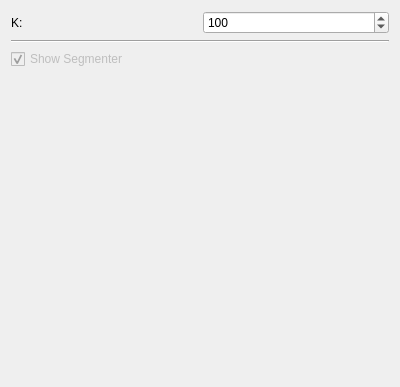
<?xml version="1.0" encoding="UTF-8"?>
<ui version="4.0">
 <class>SegmenterControl</class>
 <widget class="QWidget" name="SegmenterControl">
  <property name="geometry">
   <rect>
    <x>0</x>
    <y>0</y>
    <width>400</width>
    <height>387</height>
   </rect>
  </property>
  <property name="windowTitle">
   <string>Form</string>
  </property>
  <layout class="QVBoxLayout" name="verticalLayout">
   <item>
    <layout class="QGridLayout" name="paramLayout">
     <item row="0" column="1">
      <widget class="QSpinBox" name="KSpinBox">
       <property name="minimum">
        <number>1</number>
       </property>
       <property name="maximum">
        <number>1000</number>
       </property>
       <property name="value">
        <number>100</number>
       </property>
      </widget>
     </item>
     <item row="0" column="0">
      <widget class="QLabel" name="KTextLabel">
       <property name="text">
        <string>K:</string>
       </property>
      </widget>
     </item>
    </layout>
   </item>
   <item>
    <widget class="Line" name="line_8">
     <property name="orientation">
      <enum>Qt::Horizontal</enum>
     </property>
    </widget>
   </item>
   <item>
    <layout class="QGridLayout" name="showLayout">
     <item row="0" column="0">
      <widget class="QCheckBox" name="showSegmenterCheckBox">
       <property name="enabled">
        <bool>false</bool>
       </property>
       <property name="text">
        <string>Show Segmenter</string>
       </property>
       <property name="checked">
        <bool>true</bool>
       </property>
      </widget>
     </item>
    </layout>
   </item>
   <item>
    <spacer name="verticalSpacer">
     <property name="orientation">
      <enum>Qt::Vertical</enum>
     </property>
     <property name="sizeType">
      <enum>QSizePolicy::Expanding</enum>
     </property>
     <property name="sizeHint" stdset="0">
      <size>
       <width>20</width>
       <height>40</height>
      </size>
     </property>
    </spacer>
   </item>
  </layout>
  <action name="testAction">
   <property name="text">
    <string>Test</string>
   </property>
  </action>
 </widget>
 <resources/>
 <connections>
  <connection>
   <sender>KSpinBox</sender>
   <signal>valueChanged(int)</signal>
   <receiver>SegmenterControl</receiver>
   <slot>KChanged(int)</slot>
   <hints>
    <hint type="sourcelabel">
     <x>296</x>
     <y>23</y>
    </hint>
    <hint type="destinationlabel">
     <x>199</x>
     <y>193</y>
    </hint>
   </hints>
  </connection>
  <connection>
   <sender>showSegmenterCheckBox</sender>
   <signal>toggled(bool)</signal>
   <receiver>SegmenterControl</receiver>
   <slot>showSegmenterToggled(bool)</slot>
   <hints>
    <hint type="sourcelabel">
     <x>199</x>
     <y>108</y>
    </hint>
    <hint type="destinationlabel">
     <x>199</x>
     <y>193</y>
    </hint>
   </hints>
  </connection>
 </connections>
 <slots>
  <slot>KChanged(int)</slot>
  <slot>showSegmenterToggled(bool)</slot>
 </slots>
</ui>
